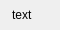
<?xml version="1.0" encoding="UTF-8"?>
<ui version="4.0">
  <comment>
    * Released as open source by Gabriel Caudrelier
    *
    * Developed by Gabriel Caudrelier, gabriel dot caudrelier at gmail dot com
    *
    * https://github.com/metrodango/pip3line
    *
    * Released under AGPL see LICENSE for more information
  </comment>
 <class>DeleteableListItem</class>
 <widget class="QWidget" name="DeleteableListItem">
  <property name="geometry">
   <rect>
    <x>0</x>
    <y>0</y>
    <width>60</width>
    <height>30</height>
   </rect>
  </property>
  <property name="sizePolicy">
   <sizepolicy hsizetype="MinimumExpanding" vsizetype="Maximum">
    <horstretch>0</horstretch>
    <verstretch>0</verstretch>
   </sizepolicy>
  </property>
  <property name="windowTitle">
   <string>Form</string>
  </property>
  <layout class="QHBoxLayout" name="horizontalLayout">
   <property name="spacing">
    <number>0</number>
   </property>
   <property name="leftMargin">
    <number>5</number>
   </property>
   <property name="topMargin">
    <number>0</number>
   </property>
   <property name="rightMargin">
    <number>5</number>
   </property>
   <property name="bottomMargin">
    <number>0</number>
   </property>
   <item>
    <widget class="QLabel" name="pixLabel">
     <property name="text">
      <string/>
     </property>
    </widget>
   </item>
   <item>
    <widget class="QLabel" name="textLabel">
     <property name="sizePolicy">
      <sizepolicy hsizetype="MinimumExpanding" vsizetype="Maximum">
       <horstretch>0</horstretch>
       <verstretch>0</verstretch>
      </sizepolicy>
     </property>
     <property name="text">
      <string>text</string>
     </property>
     <property name="margin">
      <number>0</number>
     </property>
    </widget>
   </item>
   <item>
    <widget class="QPushButton" name="deletePushButton">
     <property name="maximumSize">
      <size>
       <width>20</width>
       <height>16777215</height>
      </size>
     </property>
     <property name="text">
      <string/>
     </property>
     <property name="icon">
      <iconset>
       <normaloff>:/Images/icons/dialog-cancel-3.png</normaloff>:/Images/icons/dialog-cancel-3.png</iconset>
     </property>
     <property name="flat">
      <bool>true</bool>
     </property>
    </widget>
   </item>
  </layout>
 </widget>
 <resources/>
 <connections/>
</ui>
